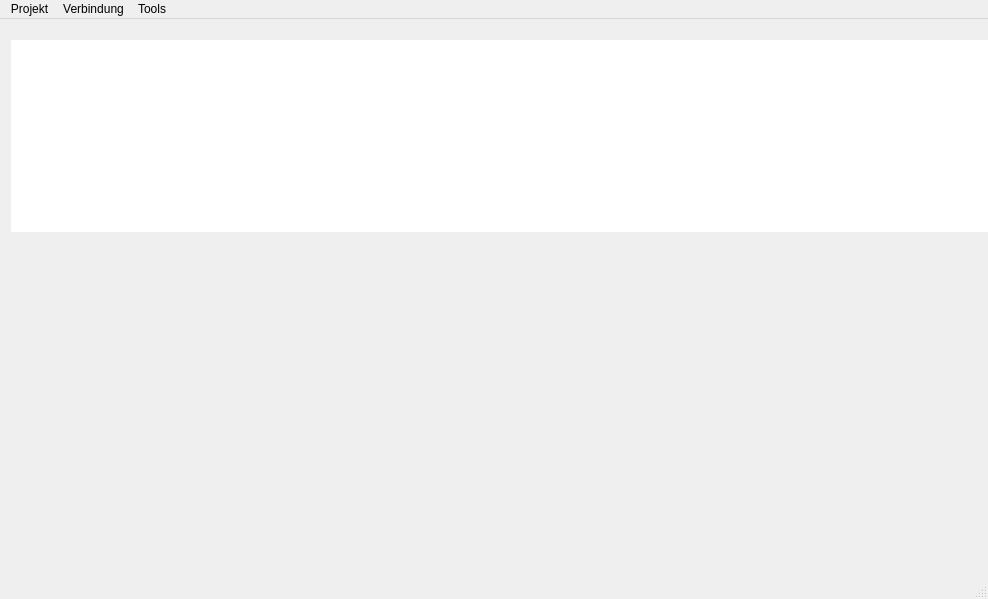
<?xml version="1.0" encoding="UTF-8"?>
<ui version="4.0">
 <class>Main</class>
 <widget class="QMainWindow" name="Main">
  <property name="geometry">
   <rect>
    <x>0</x>
    <y>0</y>
    <width>988</width>
    <height>599</height>
   </rect>
  </property>
  <property name="windowTitle">
   <string>Main</string>
  </property>
  <widget class="QWidget" name="centralWidget">
   <property name="enabled">
    <bool>true</bool>
   </property>
   <property name="sizePolicy">
    <sizepolicy hsizetype="Expanding" vsizetype="Expanding">
     <horstretch>0</horstretch>
     <verstretch>0</verstretch>
    </sizepolicy>
   </property>
     <layout class="QGridLayout" name="gridLayout_main">
      <property name="sizeConstraint">
       <enum>QLayout::SetMaximumSize</enum>
      </property>
      <property name="rightMargin">
       <number>0</number>
      </property>
      <item row="0" column="0">
       <layout class="QGridLayout" name="grid_acactions"/>
      </item>
      <item row="1" column="0">
       <spacer name="verticalSpacer">
        <property name="orientation">
         <enum>Qt::Vertical</enum>
        </property>
        <property name="sizeType">
         <enum>QSizePolicy::Maximum</enum>
        </property>
        <property name="sizeHint" stdset="0">
         <size>
          <width>10</width>
          <height>10</height>
         </size>
        </property>
       </spacer>
      </item>
      <item row="2" column="0">
       <widget class="QTextBrowser" name="logpanel">
        <property name="enabled">
         <bool>true</bool>
        </property>
        <property name="sizePolicy">
         <sizepolicy hsizetype="Expanding" vsizetype="Fixed">
          <horstretch>0</horstretch>
          <verstretch>0</verstretch>
         </sizepolicy>
        </property>
        <property name="sizeIncrement">
         <size>
          <width>0</width>
          <height>0</height>
         </size>
        </property>
        <property name="baseSize">
         <size>
          <width>0</width>
          <height>0</height>
         </size>
        </property>
        <property name="locale">
         <locale language="German" country="Germany"/>
        </property>
        <property name="frameShape">
         <enum>QFrame::NoFrame</enum>
        </property>
        <property name="frameShadow">
         <enum>QFrame::Plain</enum>
        </property>
        <property name="lineWidth">
         <number>0</number>
        </property>
       </widget>
      </item>
     </layout>
  </widget>
  <widget class="QMenuBar" name="menuBar">
   <property name="geometry">
    <rect>
     <x>0</x>
     <y>0</y>
     <width>988</width>
     <height>19</height>
    </rect>
   </property>
   <widget class="QMenu" name="menuProject">
    <property name="title">
     <string>Projekt</string>
    </property>
    <addaction name="actionOpenProject"/>
    <addaction name="actionNewProject"/>
    <addaction name="actionBearbeiten"/>
   </widget>
   <widget class="QMenu" name="menuConnection">
    <property name="title">
     <string>Verbindung</string>
    </property>
    <widget class="QMenu" name="menuConnectionPort">
     <property name="geometry">
      <rect>
       <x>0</x>
       <y>0</y>
       <width>152</width>
       <height>44</height>
      </rect>
     </property>
     <property name="title">
      <string>Port</string>
     </property>
    </widget>
    <addaction name="actionConnect"/>
    <addaction name="actionDisconnect"/>
    <addaction name="separator"/>
    <addaction name="menuConnectionPort"/>
    <addaction name="separator"/>
    <addaction name="actionSearchPorts"/>
   </widget>
   <widget class="QMenu" name="menuTools">
    <property name="title">
     <string>Tools</string>
    </property>
    <addaction name="actionSettings"/>
    <addaction name="separator"/>
    <addaction name="actionQuit"/>
   </widget>
   <addaction name="menuProject"/>
   <addaction name="menuConnection"/>
   <addaction name="menuTools"/>
  </widget>
  <widget class="QStatusBar" name="statusBar"/>
  <action name="actionOpenProject">
   <property name="enabled">
    <bool>false</bool>
   </property>
   <property name="text">
    <string>Öffnen</string>
   </property>
  </action>
  <action name="actionNewProject">
   <property name="enabled">
    <bool>false</bool>
   </property>
   <property name="text">
    <string>Neu</string>
   </property>
  </action>
  <action name="actionConnect">
   <property name="text">
    <string>Verbinden</string>
   </property>
  </action>
  <action name="actionDisconnect">
   <property name="enabled">
    <bool>false</bool>
   </property>
   <property name="text">
    <string>Trennen</string>
   </property>
  </action>
  <action name="actionPort">
   <property name="text">
    <string>Port</string>
   </property>
  </action>
  <action name="actionSearchPorts">
   <property name="enabled">
    <bool>true</bool>
   </property>
   <property name="text">
    <string>Suchen</string>
   </property>
  </action>
  <action name="actionBearbeiten">
   <property name="enabled">
    <bool>false</bool>
   </property>
   <property name="text">
    <string>Bearbeiten</string>
   </property>
  </action>
  <action name="actionSettings">
   <property name="text">
    <string>Einstellungen</string>
   </property>
  </action>
  <action name="actionQuit">
   <property name="text">
    <string>Beenden</string>
   </property>
   <property name="shortcut">
    <string>Ctrl+Q</string>
   </property>
   <property name="shortcutContext">
    <enum>Qt::ApplicationShortcut</enum>
   </property>
  </action>
 </widget>
 <layoutdefault spacing="6" margin="11"/>
 <resources/>
 <connections/>
</ui>
